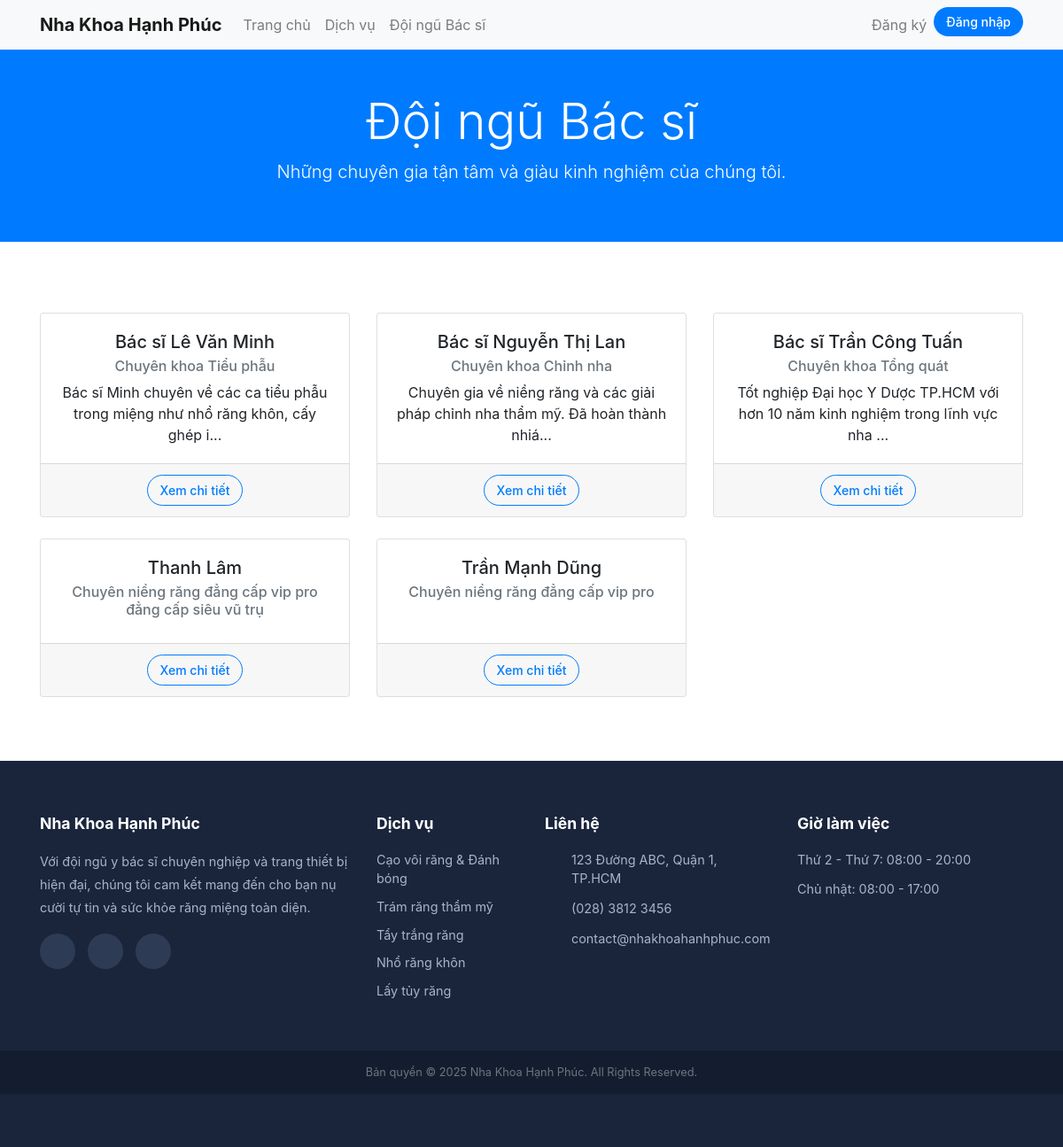
The app's page /doctors.php with its own data.
### tables this page shows
CREATE TABLE `doctors` (
  `id` bigint(20) UNSIGNED NOT NULL,
  `user_id` bigint(20) UNSIGNED NOT NULL,
  `specialty` varchar(255) DEFAULT NULL,
  `bio` text DEFAULT NULL,
  `avatar` varchar(255) DEFAULT NULL,
  `created_at` timestamp NULL DEFAULT current_timestamp(),
  `updated_at` timestamp NULL DEFAULT current_timestamp() ON UPDATE current_timestamp()
);

CREATE TABLE `users` (
  `id` bigint(20) UNSIGNED NOT NULL,
  `name` varchar(255) NOT NULL,
  `email` varchar(255) NOT NULL,
  `password` varchar(255) NOT NULL,
  `phone` varchar(20) DEFAULT NULL,
  `role` enum('patient','doctor','admin') NOT NULL DEFAULT 'patient',
  `created_at` timestamp NULL DEFAULT current_timestamp(),
  `updated_at` timestamp NULL DEFAULT current_timestamp() ON UPDATE current_timestamp()
);

CREATE TABLE `services` (
  `id` bigint(20) UNSIGNED NOT NULL,
  `name` varchar(255) NOT NULL,
  `description` text DEFAULT NULL,
  `duration_minutes` int(11) NOT NULL,
  `price` decimal(12,2) NOT NULL,
  `created_at` timestamp NULL DEFAULT current_timestamp(),
  `updated_at` timestamp NULL DEFAULT current_timestamp() ON UPDATE current_timestamp()
);

### doctors.php (the view, shortened to what this page needs)
<?php
require 'includes/header_public.php';
require 'includes/db.php';
$sql = "SELECT u.name, d.specialty, d.bio
        FROM doctors d
        JOIN users u ON d.user_id = u.id
        WHERE u.role = 'doctor'
        ORDER BY u.name ASC";
$doctors_result = $conn->query($sql);
?>
<div class="jumbotron jumbotron-fluid text-center bg-primary text-white" style="padding: 3rem 1rem;">
    <div class="container">
        <h1 class="display-4">Đội ngũ Bác sĩ</h1>
        <p class="lead">Những chuyên gia tận tâm và giàu kinh nghiệm của chúng tôi.</p>
    </div>
</div>
<div class="container my-5">
    <div class="row">
        <?php if ($doctors_result && $doctors_result->num_rows > 0): ?>
            <?php while($doctor = $doctors_result->fetch_assoc()): ?>
                <div class="col-md-6 col-lg-4 mb-4">
                    <div class="card h-100 text-center">
                        <div class="card-body">
                            <h5 class="card-title"><?php echo htmlspecialchars($doctor['name']); ?></h5>
                            <h6 class="card-subtitle mb-2 text-muted"><?php echo htmlspecialchars($doctor['specialty']); ?></h6>
                            <p class="card-text">
                                <?php
                                    $bio = htmlspecialchars($doctor['bio']);
                                    echo strlen($bio) > 100 ? substr($bio, 0, 100) . '...' : $bio;
                                ?>
                            </p>
                        </div>
                        <div class="card-footer">
                             <a href="#" class="btn btn-outline-primary">Xem chi tiết</a>
                        </div>
                    </div>
                </div>
            <?php endwhile; ?>
        <?php else: ?>
            <div class="col-12">
                <p class="text-center">Hiện chưa có thông tin về đội ngũ bác sĩ.</p>
            </div>
        <?php endif; ?>
    </div>
</div>
<?php
require 'includes/footer_public.php';
?>

### includes/header_public.php (shortened to what this page needs)
<!DOCTYPE html>
<html lang="vi">
<head>
    <link rel="stylesheet" href="https://stackpath.bootstrapcdn.com/bootstrap/4.5.2/css/bootstrap.min.css">
    <link rel="stylesheet" href="<?php echo BASE_URL; ?>css/style.css">
    </head>
<body>
    <nav class="navbar navbar-expand-lg navbar-light bg-light">
        <div class="container">
            <a class="navbar-brand" href="<?php echo BASE_URL; ?>index.php"><strong>Nha Khoa Hạnh Phúc</strong></a>
            <div class="collapse navbar-collapse" id="navbarNav">
                <ul class="navbar-nav mr-auto">
                    <li class="nav-item">
                        <a class="nav-link" href="<?php echo BASE_URL; ?>index.php">Trang chủ</a>
                    </li>
                    <li class="nav-item">
                        <a class="nav-link" href="<?php echo BASE_URL; ?>index.php#services">Dịch vụ</a>
                    </li>
                    <li class="nav-item">
                        <a class="nav-link" href="<?php echo BASE_URL; ?>index.php#doctors-section">Đội ngũ Bác sĩ</a>
                    </li>
                </ul>
                <ul class="navbar-nav">
                    <?php if (isset($_SESSION['user_id']) && $_SESSION['user_role'] === 'patient'): ?>
                        <li class="nav-item dropdown">
                            <a class="nav-link dropdown-toggle" href="#" id="navbarDropdown" role="button" data-toggle="dropdown" aria-haspopup="true" aria-expanded="false">
                                Xin chào, <?php echo htmlspecialchars($_SESSION['user_name']); ?>
                            </a>
                            <div class="dropdown-menu" aria-labelledby="navbarDropdown">
                                <a class="dropdown-item" href="<?php echo BASE_URL; ?>patient/profile.php">Hồ sơ của tôi</a>
                                <a class="dropdown-item" href="#">Lịch hẹn của tôi</a>
                                <div class="dropdown-divider"></div>
                                <a class="dropdown-item" href="<?php echo BASE_URL; ?>patient/logout.php">Đăng xuất</a>
                            </div>
                        </li>
                    <?php else: ?>
                        <li class="nav-item">
                            <a class="nav-link" href="<?php echo BASE_URL; ?>patient/register.php">Đăng ký</a>
                        </li>
                        <li class="nav-item">
                            <a class="btn btn-primary" href="<?php echo BASE_URL; ?>patient/login.php">Đăng nhập</a>
                        </li>
                    <?php endif; ?>
                </ul>
            </div>
        </div>
    </nav>
</body>
</html>

### includes/footer_public.php (shortened to what this page needs)
<footer class="site-footer">
    <div class="container">
        <div class="row">
            <div class="col-lg-4 col-md-6 mb-4 mb-lg-0">
                <h5 class="footer-heading">Nha Khoa Hạnh Phúc</h5>
                <p class="footer-text">Với đội ngũ y bác sĩ chuyên nghiệp và trang thiết bị hiện đại, chúng tôi cam kết mang đến cho bạn nụ cười tự tin và sức khỏe răng miệng toàn diện.</p>
                <div class="social-icons">
                    <a href="#" class="social-icon"><i class="fab fa-facebook-f"></i></a>
                    <a href="#" class="social-icon"><i class="fab fa-youtube"></i></a>
                    <a href="#" class="social-icon"><i class="fab fa-instagram"></i></a>
                </div>
            </div>
            <div class="col-lg-2 col-md-6 mb-4 mb-lg-0">
                <h5 class="footer-heading">Dịch vụ</h5>
                <ul class="list-unstyled footer-links">
                    <?php
                    include 'db.php';
                    if ($conn) {
                        $footer_services_result = $conn->query("SELECT name FROM services LIMIT 5");
                        if ($footer_services_result && $footer_services_result->num_rows > 0) {
                            while($service = $footer_services_result->fetch_assoc()) {
                                echo '<li><a href="#">' . htmlspecialchars($service['name']) . '</a></li>';
                            }
                        }
                    }
                    ?>
                </ul>
            </div>
            <div class="col-lg-3 col-md-6 mb-4 mb-lg-0">
                <h5 class="footer-heading">Liên hệ</h5>
                <ul class="list-unstyled footer-contact">
                    <li><i class="fas fa-map-marker-alt"></i> 123 Đường ABC, Quận 1, TP.HCM</li>
                    <li><i class="fas fa-phone"></i> (028) 3812 3456</li>
                    <li><i class="fas fa-envelope"></i> contact@nhakhoahanhphuc.com</li>
                </ul>
            </div>
            <div class="col-lg-3 col-md-6 mb-4 mb-lg-0">
                 <h5 class="footer-heading">Giờ làm việc</h5>
                 <ul class="list-unstyled footer-contact">
                    <li>Thứ 2 - Thứ 7: 08:00 - 20:00</li>
                    <li>Chủ nhật: 08:00 - 17:00</li>
                 </ul>
            </div>
        </div>
    </div>
    <div class="footer-bottom">
        <div class="container text-center">
            <p class="mb-0">Bản quyền &copy; <?php echo date('Y'); ?> Nha Khoa Hạnh Phúc. All Rights Reserved.</p>
        </div>
    </div>
</footer>
</body>
</html>

### css/style.css (style rules this page uses)
.btn-primary { background-color: #0056b3; border-color: #0056b3; padding: 12px 30px; font-weight: bold; border-radius: 5px; transition: background-color 0.3s ease; }
.btn { padding: 6px 14px; border-radius: 20px; font-size: 14px; font-weight: 500; text-decoration: none; transition: background 0.3s, color 0.3s; }
.btn-primary { background-color: #007BFF; color: #fff; border: none; }
.site-footer { background-color: #1a253c; color: #a9b3c9; padding: 60px 0; font-size: 0.9rem; }
.footer-heading { color: #ffffff; font-weight: bold; margin-bottom: 20px; font-size: 1.1rem; }
.footer-text { line-height: 1.8; }
.footer-links li { margin-bottom: 10px; }
.footer-links a { color: #a9b3c9; text-decoration: none; transition: color 0.3s ease; }
.footer-contact li { display: flex; align-items: flex-start; margin-bottom: 12px; }
.social-icons .social-icon { display: inline-block; width: 40px; height: 40px; line-height: 40px; text-align: center; border-radius: 50%; background-color: #2e3b55; color: #ffffff; margin-right: 10px; transition: background-color 0.3s ease; }
.footer-bottom { background-color: #141d2f; padding: 15px 0; margin-top: 40px; }
.footer-bottom p { font-size: 0.8rem; color: #6c757d; }
html { height: 100%; }
body { display: flex; flex-direction: column; min-height: 100vh; }
.site-footer { margin-top: auto; }

### records on screen
doctors: user.name "Bác sĩ Lê Văn Minh", specialty "Chuyên khoa Tiểu phẫu", bio "Bác sĩ Minh chuyên về các ca tiểu phẫu trong miệng như nhổ răng khôn, cấy ghép i"
doctors: user.name "Bác sĩ Nguyễn Thị Lan", specialty "Chuyên khoa Chỉnh nha", bio "Chuyên gia về niềng răng và các giải pháp chỉnh nha thẩm mỹ. Đã hoàn thành nhiá"
doctors: user.name "Bác sĩ Trần Công Tuấn", specialty "Chuyên khoa Tổng quát", bio "Tốt nghiệp Đại học Y Dược TP.HCM với hơn 10 năm kinh nghiệm trong lĩnh vực nha"
doctors: user.name "Thanh Lâm", specialty "Chuyên niềng răng đẳng cấp vip pro đẳng cấp siêu vũ trụ"
doctors: user.name "Trần Mạnh Dũng", specialty "Chuyên niềng răng đẳng cấp vip pro"
services: name "Cạo vôi răng & Đánh bóng"
services: name "Trám răng thẩm mỹ"
services: name "Tẩy trắng răng"
services: name "Nhổ răng khôn"
services: name "Lấy tủy răng"
